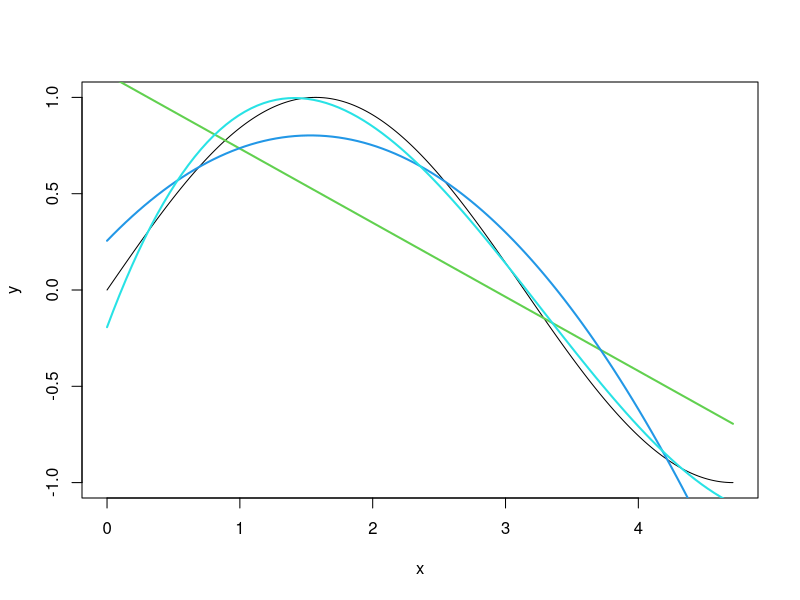

Here is the R script that generated this plot:
Horner<-function(a,x){
  n<-length(a)
  y<-a[n]
  for(i in (n-1):1){
    y<-y*x+a[i]
  }
  return(y)
}

koef<-1.5
x<-seq(0,koef*pi,koef*pi/100000)
y<-sin(x)
n<-length(x)
plot(x,y,type="l")

xa<-seq(0,koef*pi,koef*pi/100)

for(m in 2:4){
  start.time<-Sys.time()
  mm<-m+m-2
  mm1<-mm+1
  X<-matrix(1,n,mm1)
  for(j in 2:mm1){
    X[,j]<-X[,j-1]*x
  }
  s<-array(0,mm1)
  for(j in 1:mm1){
    s[j]<-sum(X[,j])
  }
  
  S<-matrix(0,m,m)
  T<-array(0,m)
  for(i in 1:m){
    for(j in 1:m){
      S[i,j]<-s[i+j-1]
    }
    T[i]<-T[i]+sum(y*X[,i])
  }
  a<-solve(S,T)
  print(a)
  end.time<-Sys.time()
  print(end.time-start.time)
  ya<-Horner(a,xa)
  lines(xa,ya,col=1+m,lw=2)
}